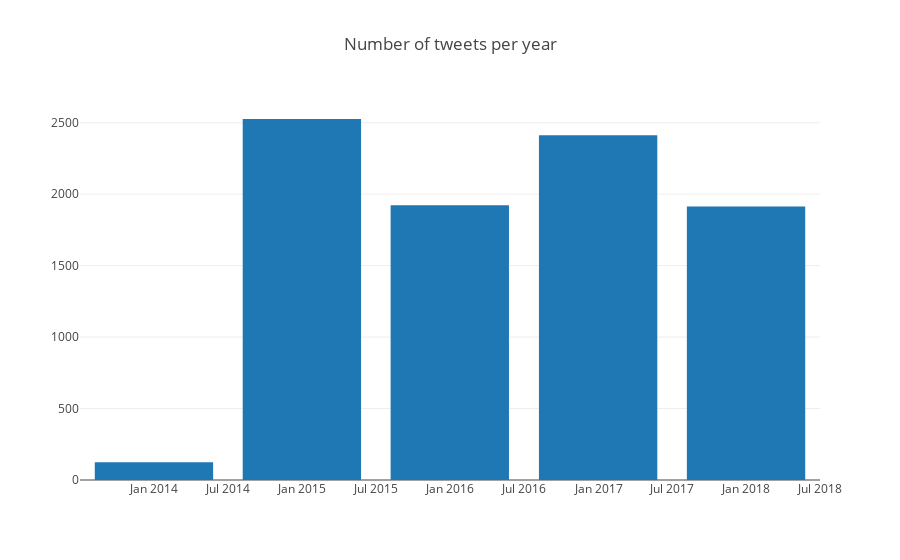

Notebook code for this chart:
### Code cell
data = [go.Bar(x=tweets_count['Y'].index - 1,
             y=tweets_count['Y']['tweet_id'])]

layout = go.Layout(title='Number of tweets per year')
fig = dict(layout=layout, data=data)
offline.iplot(fig)

### Figure 1 — Plotly figure (JSON) as saved in the notebook; plotly's stock layout.template omitted (floating-point values rounded to 4 significant figures)
{"data": [{"type": "bar", "x": ["2013-12-31", "2014-12-31", "2015-12-31", "2016-12-31", "2017-12-31"], "y": [125, 2526, 1923, 2413, 1913]}], "layout": {"title": "Number of tweets per year"}}
